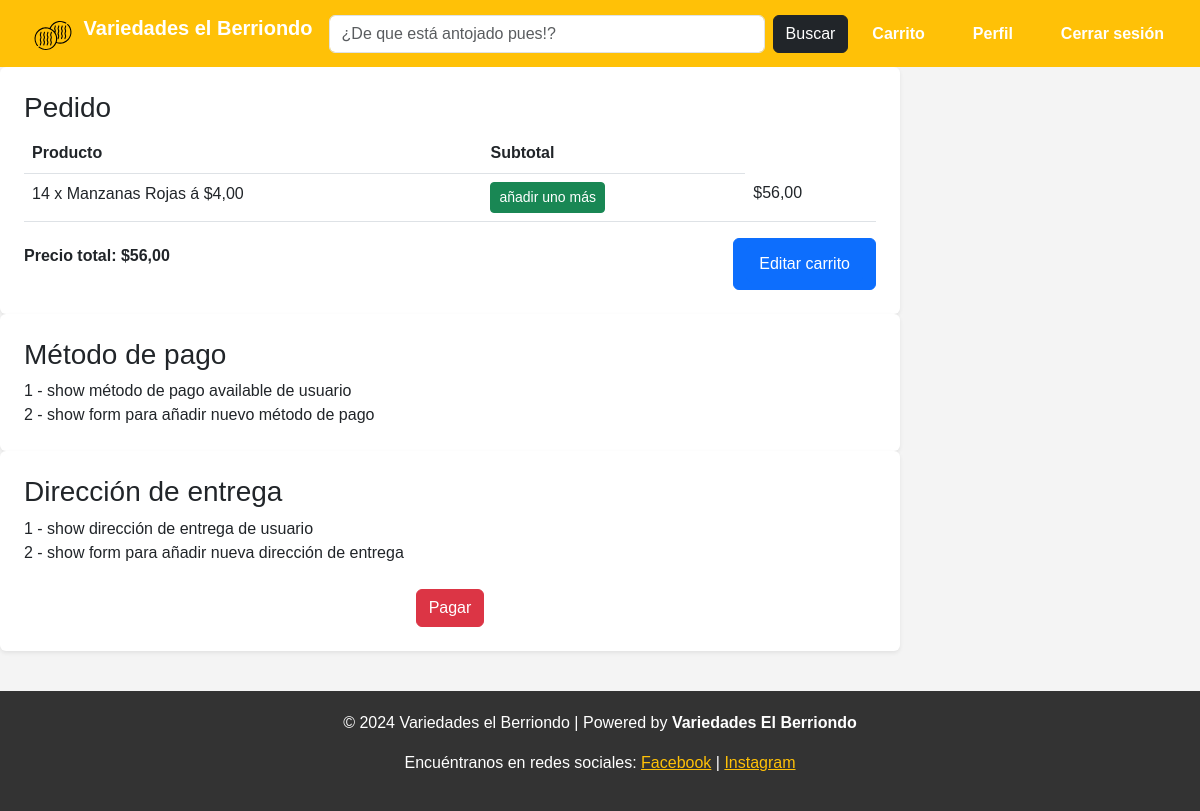
The app's page /checkout/ (signed in), older data.
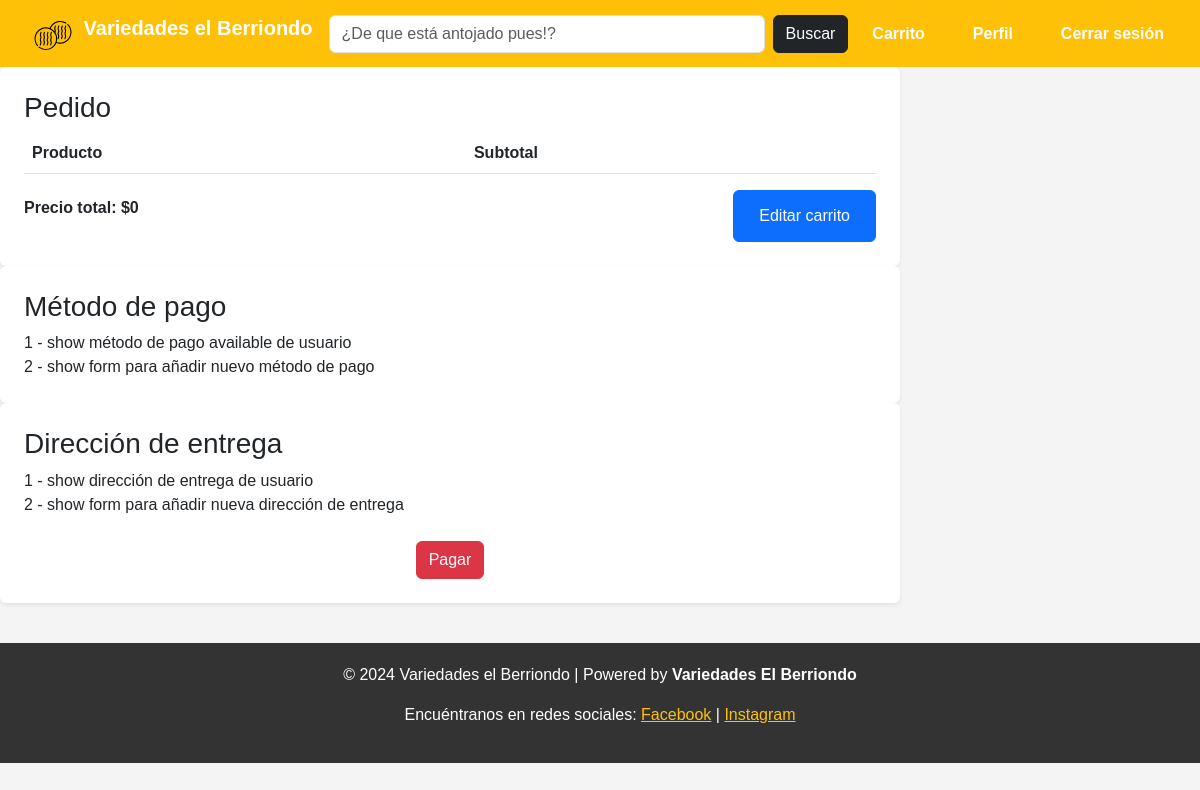
The same page, newer data.
### general/models.py (models this page shows, shortened)
class Carrito(models.Model):
    usuario = models.ForeignKey(User, on_delete=models.CASCADE)
    producto = models.ForeignKey(Producto, on_delete=models.CASCADE)
    cantidad = models.PositiveIntegerField(default=1)
    @property
    def subtotal(self):
        return self.producto.precio * self.cantidad

class Producto(models.Model):
    nombre = models.CharField(max_length=200)
    descripcion = models.TextField(blank=True, null=True)
    precio = models.DecimalField(max_digits=10, decimal_places=2)
    stock = models.PositiveIntegerField(default=0)
    categoria = models.ForeignKey(Categoria, on_delete=models.CASCADE, related_name="productos")
    imagen = models.ImageField(upload_to="productos/", blank=True, null=True)
    fecha_creacion = models.DateTimeField(default=now)

### general/views.py (the view)
# urls.py: path('checkout/', checkout, name='checkout'),
def checkout(request):
    total_price = sum(item.subtotal for item in request.user.carrito_set.all())
    form = PaymentForm()
    if request.method == 'POST':
        form = PaymentForm(request.POST)
        if form.is_valid():
            return redirect('index')
    else:
        form = PaymentForm()
    context = {
        'total_price': total_price,
        'form': form
    }
    return render(request, 'checkout.html', context)

### general/forms.py
class PaymentForm(forms.Form):
    PAYMENT_METHOD_CHOICES = [
        ('tarjeta_credito', 'Tarjeta de crédito'),
        ('tarjeta_debito', 'Tarjeta de débito'),
        ('efectivo', 'Efectivo'),
    ]
    payment_method = forms.ChoiceField(choices=PAYMENT_METHOD_CHOICES, widget=forms.RadioSelect)
    card_number = forms.CharField(max_length=16, required=False, widget=forms.NumberInput(attrs={'class': 'form-control'}))
    expiration_date = forms.DateField(required=False, widget=forms.DateInput(attrs={'class': 'form-control'}))
    cvv = forms.CharField(max_length=3, required=False, widget=forms.NumberInput(attrs={'class': 'form-control'}))
    efectivo = forms.CharField(max_length=100, required=False, widget=forms.TextInput(attrs={'class': 'form-control'}))

### variedadesElBerriendo/templates/checkout.html (shortened to what this page needs)
{% extends 'base.html' %}
{% load static %}
{% block content %}
<div class="col-md-9">
    <div class="main-content tab-content">
        <div class="tab-pane fade show active">
            <section class="profile-section bg-white p-4 rounded shadow-sm">
                <h3>Pedido</h3>
                <table class="table checkout-table">
                    <thead>
                        <tr>
                            <th>Producto</th>
                            <th>Subtotal</th>
                        </tr>
                    <tbody>
                        {% for item in request.user.carrito_set.all %}
                            <tr>
                                <td>{{item.cantidad}} x {{ item.producto.nombre }} á ${{ item.producto.precio }}</td>
                                <td>
                                    <form method="POST" action="{% url 'añadir_otro' item.id %}">
                                        <button type="submit" class="btn btn-success btn-sm">añadir uno más</button>
                                    </form>
                                <td>${{ item.subtotal}}</td>
                            </tr>
                        {% endfor %}
                    </tbody>
                </table>
                <div class="d-flex justify-content-between align-items-center">
                    <p><b>Precio total: ${{ total_price }}</b></p>
                    <div class="btn btn-primary">
                        <a href="{% url 'carrito' %}" class="btn btn-primary">Editar carrito</a>
                    </div>
                </div>
            </section>
            <section class="profile-section bg-white p-4 rounded shadow-sm">
                <h3>Método de pago</h3>
                <div> 1 - show método de pago available de usuario</div>
                <div> 2 - show form para añadir nuevo método de pago</div>
            </section>
            <section class="profile-section bg-white p-4 rounded shadow-sm">
                <h3>Dirección de entrega</h3>
                <div> 1 - show dirección de entrega de usuario</div>
                <div> 2 - show form para añadir nueva dirección de entrega</div>
                <div class="d-flex justify-content-center mt-4">
                    <a href="{% url 'index' %}" class="btn btn-danger">Pagar</a>
                </div>
            </section>
    </div>
</div>
{% endblock %}

Row changes from the older to the newer data that the page shows:
removed Carrito: cantidad "14", producto.nombre "Manzanas Rojas", producto.precio "4,00", subtotal "56,00"
Text that changed along with them:
{{ total_price }}: "56,00" → "0"
